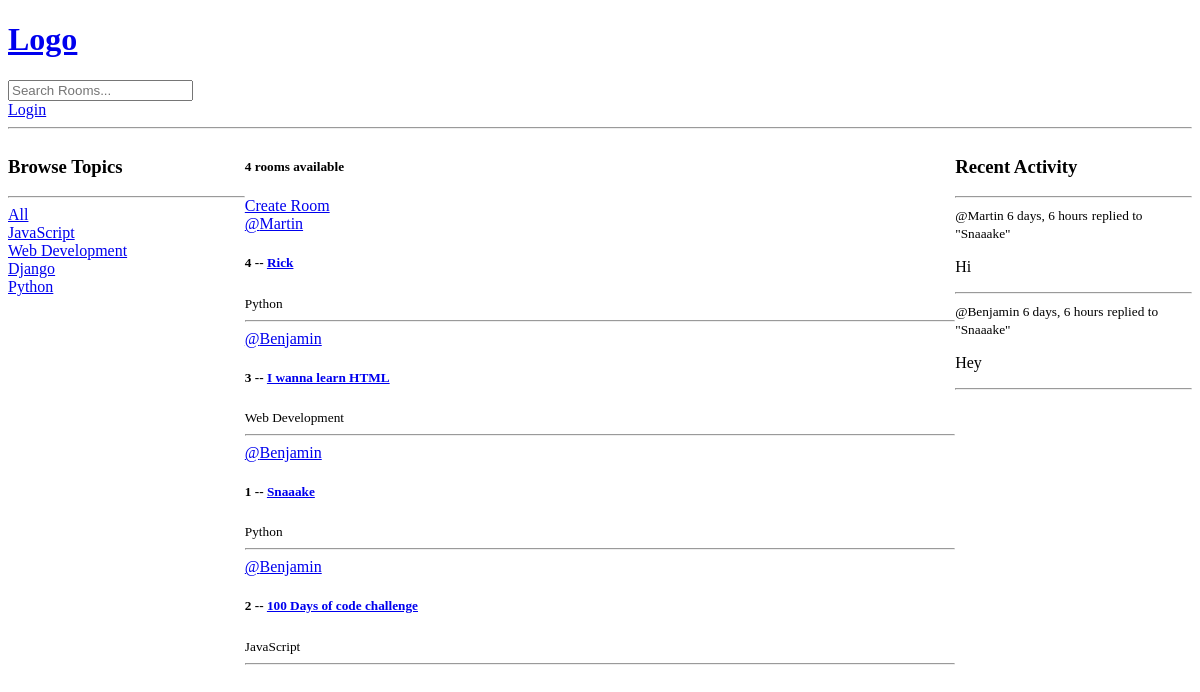
The app's page /, older data.
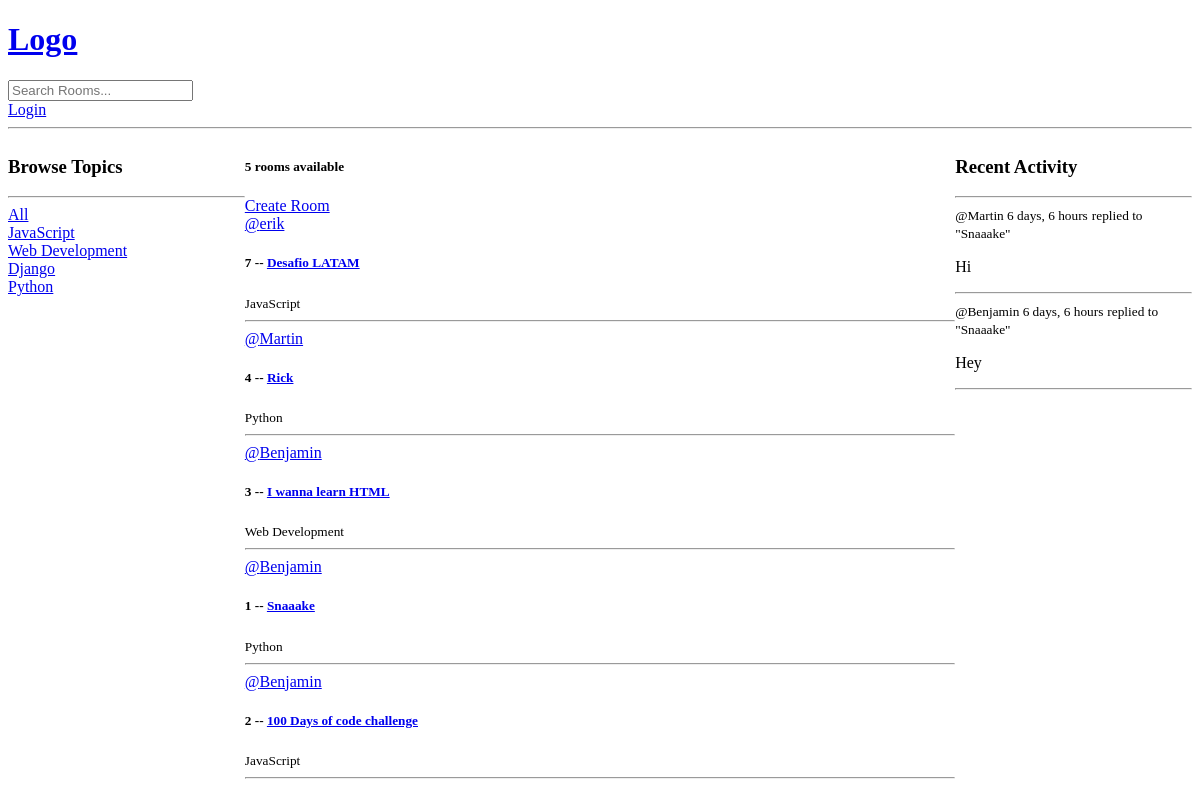
The same page, newer data.
### base/models.py (models this page shows, shortened)
class Topic(models.Model):
    name = models.CharField(max_length=200)

class Room(models.Model):
    host = models.ForeignKey(User, on_delete=models.SET_NULL, null=True)
    topic = models.ForeignKey(Topic, on_delete=models.SET_NULL, null=True)
    name = models.CharField(max_length=200)
    description = models.TextField(null=True, blank=True)
    participants = models.ManyToManyField(
        User, related_name='participants', blank=True)
    updated = models.DateTimeField(auto_now=True)
    created = models.DateTimeField(auto_now_add=True)
    class Meta:
        ordering = ['-updated', '-created']
    def __str__(self):
        return self.name

class Message(models.Model):
    user = models.ForeignKey(User, on_delete=models.CASCADE)
    room = models.ForeignKey(Room, on_delete=models.CASCADE)
    body = models.TextField()
    updated = models.DateTimeField(auto_now=True)
    created = models.DateTimeField(auto_now_add=True)
    class Meta:
        ordering = ['-updated', '-created']
    def __str__(self):
        return self.body[0:50]

### base/views.py (the view)
# urls.py: path('', views.home, name='home'),
def home(request):
    q = request.GET.get('q') if request.GET.get('q') != None else ''
    rooms = Room.objects.filter(
        Q(topic__name__icontains=q) |
        Q(name__icontains=q) |
        Q(description__icontains=q)
    )
    topics = Topic.objects.all()
    room_count = rooms.count()
    room_messages = Message.objects.filter(Q(room__topic__name__icontains=q))
    context = {'rooms': rooms, 'topics': topics,
               'room_count': room_count, 'room_messages': room_messages}
    return render(request, 'base/home.html', context)

### base/templates/base/home.html (shortened to what this page needs)
{%extends 'main.html'%}
{%block content%}
<div class="home-container">
    <div>
        {% include 'base/topics_component.html' %}
    </div>
    <div>
        <h5>{{room_count}} rooms available</h5>
        <a href="{% url 'create-room' %}">Create Room</a>
        {% include 'base/feed_component.html' %}
    </div>
    <div>
        {% include 'base/activity_component.html' %}
    </div>
</div>
{%endblock%}

### base/templates/base/topics_component.html
<h3>Browse Topics</h3>
<hr>
<div>
    <a href="{% url 'home' %}">All</a>
</div>
{% for topic in topics %}
<div>
    <a href="{% url 'home' %}?q={{topic.name}}">{{topic.name}}</a>
</div>
{% endfor %}

### base/templates/base/feed_component.html (shortened to what this page needs)
<div>
    {%for room in rooms%}
    <div>
        <a href="{% url 'user-profile' room.host.id %}">@{{room.host.username}}</a>
        <h5>{{room.id}} -- <a href="{%url 'room' room.id%}">{{room.name}}</a></h5>
        <small>{{room.topic.name}}</small>
        <hr>
    </div>
    {%endfor%}
</div>

### base/templates/base/activity_component.html (shortened to what this page needs)
<h3>Recent Activity</h3>
<hr>
{% for message in room_messages %}
<div>
    <small>@{{message.user}} {{message.created|timesince}}</small>
    <small>replied to "{{message.room}}"</small>
    <p>{{message}}</p>
    <hr>
</div>
{% endfor %}

Row changes from the older to the newer data that the page shows:
added Room: host.username "erik", id "7", name "Desafio LATAM", topic.name "JavaScript"
Text that changed along with them:
{{ room_count }}: "4" → "5"
